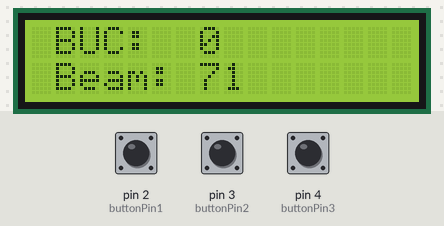
A sketch run on a simulated Arduino Uno, built with avr-gcc and run on an emulated ATmega328P. On the bench: 16×2 character LCD. The test bench sets the inputs (shaded band); at power-on: pin 4 (buttonPin3) LOW, pin 2 (buttonPin1) LOW, pin 3 (buttonPin2) LOW.

Above: at 4.2 s.
4.3 s: pin 4 (buttonPin3) pulled HIGH for 1 s
At 6.4 s:
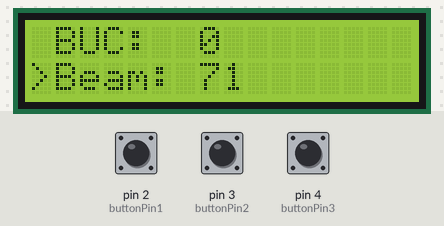
6.8 s: pin 2 (buttonPin1) pulled HIGH for 3.2 s
At 10.2 s:
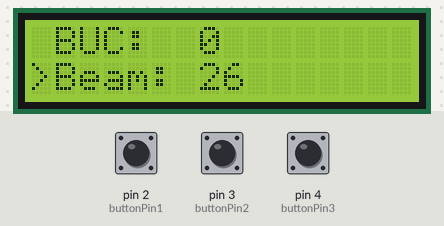
11.5 s: pin 2 (buttonPin1) pulled HIGH for 0.15 s
At 12.0 s:
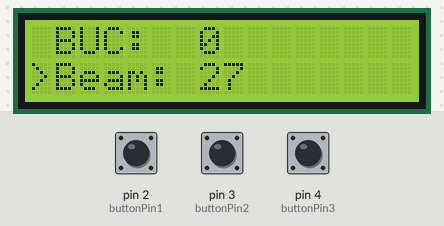
13.1 s: pin 4 (buttonPin3) pulled HIGH for 0.15 s
At 13.6 s:
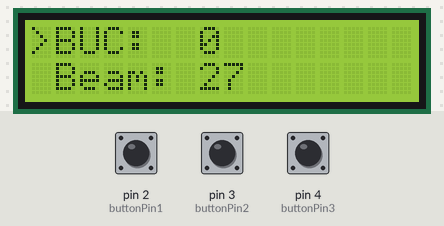
14.7 s: pin 3 (buttonPin2) pulled HIGH for 0.15 s
At 14.86 s:
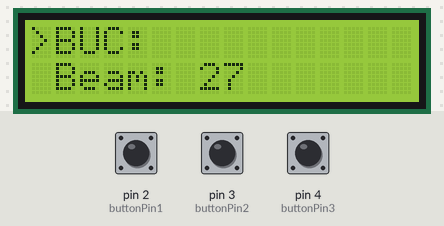
16.4 s: pin 4 (buttonPin3) pulled HIGH for 3.2 s
At 20.9 s:
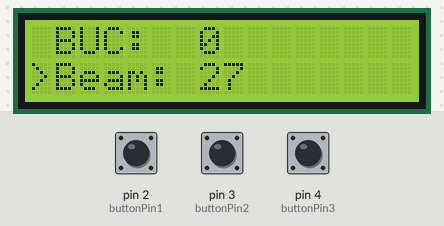
Timing chart, 0 to 22.1 s (numbered marks = the images above; inputs shaded):
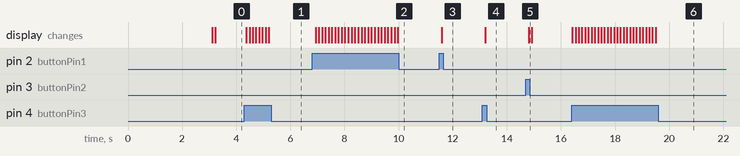

Measured:
- after the input at 4.3 s, the display: first changes after 0.08 s (image 1 shows a later state)
- after the input at 6.8 s, the display: first changes after 0.14 s (image 2 shows a later state)
- after the input at 11.5 s, the display: changes after 0.09 s (image 3)
- after the input at 13.1 s, the display: changes after 0.10 s (image 4)
- after the input at 14.7 s, the display: changes after 0.11 s (image 5)
- after the input at 16.4 s, the display: changes at once (image 6)

The sketch:

APS-LCD-Menu.ino
```cpp
#include <Wire.h>
#include <LiquidCrystal_I2C.h>

const int buttonPin1 = 2, buttonPin2 = 3;
const int buttonPin3 = 4;    // the number of the pushbutton pin
int buttonState1 = 0, buttonState2 = 0;
int buttonState3 = 0;        // the current reading from the input pin
int lastButtonState = LOW;   // the previous reading from the input pin
int count_value = 0, buc_value = 0, beam_value = 0;
int prestate1 = 0, prestate2 = 0, prestate3 = 0;

LiquidCrystal_I2C lcd(0x27, 16, 2);

void setup() {
  // initialise Button Pins
  pinMode(buttonPin1, INPUT);
  pinMode(buttonPin2, INPUT);
  pinMode(buttonPin3, INPUT);
  // initialize the LCD
  lcd.begin();
  lcd.backlight();
  WelcomeMsg();
}

void loop() {
  buttonState1 = digitalRead(buttonPin1);
  buttonState2 = digitalRead(buttonPin2);
  buttonState3 = digitalRead(buttonPin3);

  displayVal();
  select();
  bucSelect();
  beamSelect();
  beamSelectReverse();
  reset();
}

void WelcomeMsg() {
  lcd.setCursor(1,0);
  lcd.print("Auto-pointing");
  lcd.setCursor(0,1);
  lcd.print("Satellite System");
  delay(3000);
  lcd.clear();
}

void displayVal(){
  lcd.setCursor(1,0);
  lcd.print("BUC:");
  lcd.setCursor(7,0);
  lcd.print(buc_value);
  lcd.setCursor(1,1);
  lcd.print("Beam:");
  lcd.setCursor(7,1);
  lcd.print(beam_value);
}

void bucSelect(){
  if(buttonState1 == HIGH && prestate1 == 0 && count_value % 2){
    buc_value++;
    lcd.setCursor(7,0);
    lcd.print("   ");
    lcd.setCursor(7,0);
    lcd.print(buc_value);
  }
  else if(buttonState2 == HIGH && prestate2 == 0 && count_value % 2){
    buc_value--;
    lcd.setCursor(7,0);
    lcd.print("   ");
    lcd.setCursor(7,0);
    lcd.print(buc_value);
  }
}

void beamSelect(){
  if(buttonState1 == HIGH && prestate1 == 0 && (count_value % 2) == 0){
    beam_value++;
    lcd.setCursor(7,1);
    lcd.print("    ");
    lcd.setCursor(7,1);
    lcd.print(beam_value);
  }
  else if(buttonState2 == HIGH && prestate2 == 0 && (count_value % 2) == 0){
    beam_value--;
    lcd.setCursor(7,1);
    lcd.print("    ");
    lcd.setCursor(7,1);
    lcd.print(beam_value);
  }
}

void beamSelectReverse(){
  if (beam_value <= 0){
    beam_value = 71;
  }
  else if (beam_value >= 72){
    lcd.setCursor(7,1);
    lcd.print("   ");
    beam_value = 1;
  }
}

void select(){
  if(buttonState3 == HIGH && prestate3 == 0) {
    count_value++;
    if (count_value % 2){
      lcd.setCursor(0,1);
      lcd.print(" ");
      lcd.setCursor(0,0);
      lcd.print(">");
      prestate3 = 1;
    }
    else if ((count_value % 2) == 0) {
      lcd.setCursor(0,0);
      lcd.print(" ");
      lcd.setCursor(0,1);
      lcd.print(">");
    }
     prestate3 = 1;
  }
}

void reset(){
  prestate1 = 0;
  prestate2 = 0;
  prestate3 = 0;
  if (buc_value < 0){
    buc_value = 0;
    lcd.setCursor(7,0);
    lcd.print("   ");
  }
  delay(100);
}
```
